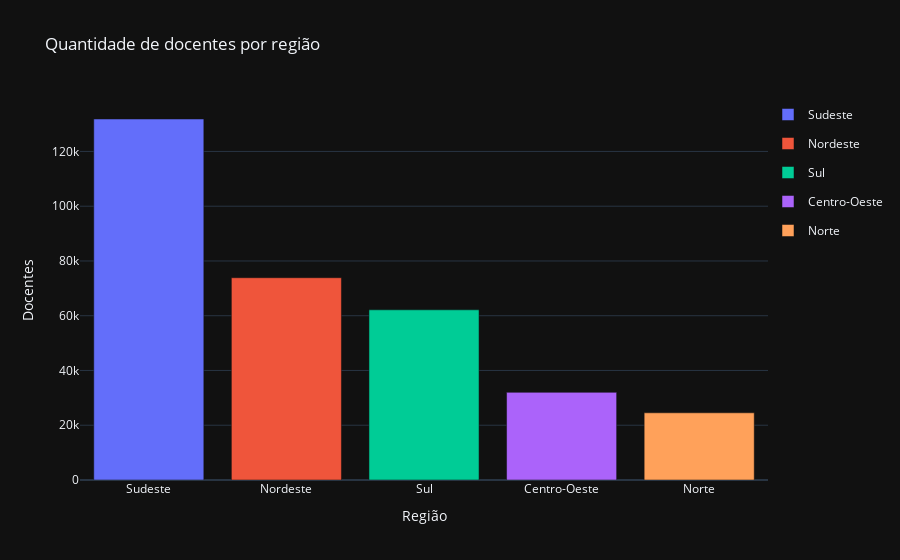

The notebook cell this image was saved under:
### Code cell
#agrupando as regios por quantidade de docentes
#isso retorna uma série, então eu transformo em um dataframe resetando o index
professores_por_regiao = df.groupby('NO_REGIAO_IES')['QT_DOC_EXE'].sum().sort_values(ascending=False)

professores_por_regiao = professores_por_regiao.reset_index()

fig = px.bar(professores_por_regiao, x='NO_REGIAO_IES', y='QT_DOC_EXE', title='Quantidade de docentes por região', color='NO_REGIAO_IES',width=800, height=600)
fig.layout.template = 'plotly_dark'
fig.layout.xaxis.title = 'Região'
fig.layout.yaxis.title = 'Docentes'
fig.layout.legend = dict(x=1, y=1)

fig.show()

### Figure 1 — Plotly figure (JSON) as saved in the notebook; plotly's stock layout.template omitted (floating-point values rounded to 4 significant figures)
{"data": [{"alignmentgroup": "True", "hovertemplate": "NO_REGIAO_IES=%{x}<br>QT_DOC_EXE=%{y}<extra></extra>", "legendgroup": "Sudeste", "marker": {"color": "#636efa", "pattern": {"shape": ""}}, "name": "Sudeste", "offsetgroup": "Sudeste", "orientation": "v", "showlegend": true, "textposition": "auto", "type": "bar", "x": ["Sudeste"], "xaxis": "x", "y": [131852], "yaxis": "y"}, {"alignmentgroup": "True", "hovertemplate": "NO_REGIAO_IES=%{x}<br>QT_DOC_EXE=%{y}<extra></extra>", "legendgroup": "Nordeste", "marker": {"color": "#EF553B", "pattern": {"shape": ""}}, "name": "Nordeste", "offsetgroup": "Nordeste", "orientation": "v", "showlegend": true, "textposition": "auto", "type": "bar", "x": ["Nordeste"], "xaxis": "x", "y": [73882], "yaxis": "y"}, {"alignmentgroup": "True", "hovertemplate": "NO_REGIAO_IES=%{x}<br>QT_DOC_EXE=%{y}<extra></extra>", "legendgroup": "Sul", "marker": {"color": "#00cc96", "pattern": {"shape": ""}}, "name": "Sul", "offsetgroup": "Sul", "orientation": "v", "showlegend": true, "textposition": "auto", "type": "bar", "x": ["Sul"], "xaxis": "x", "y": [62156], "yaxis": "y"}, {"alignmentgroup": "True", "hovertemplate": "NO_REGIAO_IES=%{x}<br>QT_DOC_EXE=%{y}<extra></extra>", "legendgroup": "Centro-Oeste", "marker": {"color": "#ab63fa", "pattern": {"shape": ""}}, "name": "Centro-Oeste", "offsetgroup": "Centro-Oeste", "orientation": "v", "showlegend": true, "textposition": "auto", "type": "bar", "x": ["Centro-Oeste"], "xaxis": "x", "y": [32013], "yaxis": "y"}, {"alignmentgroup": "True", "hovertemplate": "NO_REGIAO_IES=%{x}<br>QT_DOC_EXE=%{y}<extra></extra>", "legendgroup": "Norte", "marker": {"color": "#FFA15A", "pattern": {"shape": ""}}, "name": "Norte", "offsetgroup": "Norte", "orientation": "v", "showlegend": true, "textposition": "auto", "type": "bar", "x": ["Norte"], "xaxis": "x", "y": [24546], "yaxis": "y"}], "layout": {"barmode": "relative", "legend": {"x": 1, "y": 1}, "title": {"text": "Quantidade de docentes por região"}, "xaxis": {"anchor": "y", "categoryarray": ["Sudeste", "Nordeste", "Sul", "Centro-Oeste", "Norte"], "categoryorder": "array", "domain": [0, 1], "title": {"text": "Região"}}, "yaxis": {"anchor": "x", "domain": [0, 1], "title": {"text": "Docentes"}}}}
